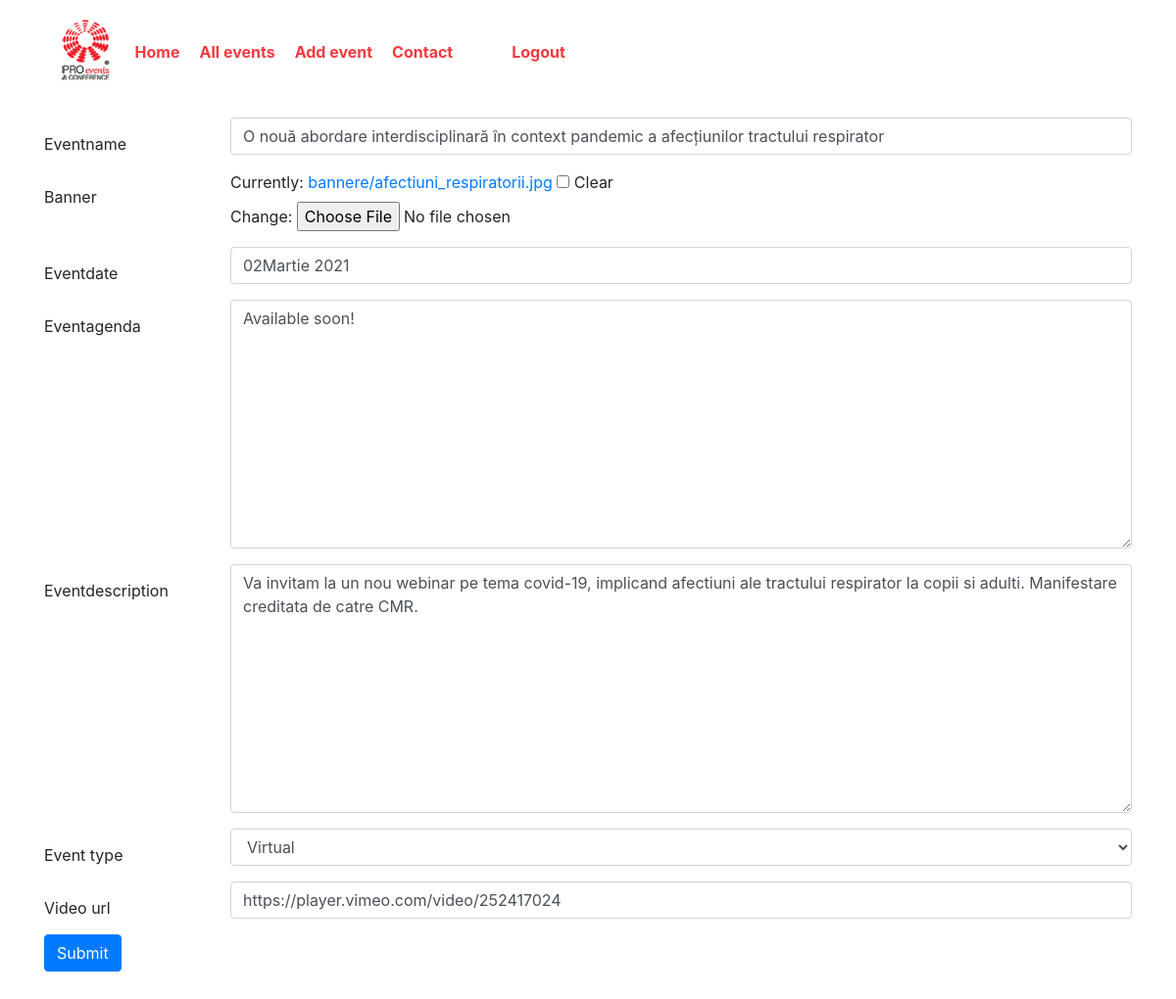
Screenshot of /16/edit_event/ (signed in) with the database file from the repository.
### app1/models.py (models this page shows, shortened)
class Events(models.Model):
    eventname = models.CharField(max_length=200, unique=True)
    banner = models.ImageField(upload_to='bannere', null=True, blank=True)
    eventdate = models.CharField(max_length=200)
    eventdescription = models.TextField(default='')
    eventagenda = models.TextField(default='')
    event_type = models.CharField(max_length=50, choices=et_choices)
    video_url = models.CharField(max_length=1000, blank=False, unique=True, null=True)

### app1/views.py (the view, shortened to what this page needs)
# urls.py: path('<pk>/edit_event/', views.UpdateEventsView.as_view(), name="modificare"),
class UpdateEventsView(LoginRequiredMixin, UpdateView):
    model = Events
    form_class = EventForm
    template_name = 'app1/events_form.html'
    def get_form_kwargs(self):
        kwargs = super(UpdateEventsView, self).get_form_kwargs()
        kwargs.update({'pk': self.kwargs['pk']})
        return kwargs

### app1/forms.py (shortened to what this page needs)
class EventForm(forms.ModelForm):
    class Meta:
        model = Events
        fields = ['eventname', 'banner', 'eventdate', 'eventagenda', 'eventdescription', 'event_type', 'video_url']
        widgets = {
            'eventname': TextInput(attrs={'placeholder': 'Event Name', 'class': 'form-control'}),
            'banner': ClearableFileInput(attrs={'placeholder': 'Banner'}),
            'eventdate': TextInput(attrs={'placeholder': 'Event date', 'class': 'form-control'}),
            'eventagenda': Textarea(attrs={'placeholder': 'Agenda', 'class': 'form-control'}),
            'eventdescription': Textarea(attrs={'placeholder': 'Description', 'class': 'form-control'}),
            'event_type': Select(attrs={'placeholder': 'Event type', 'class': 'form-control'}),
            'video_url': TextInput(attrs={'placeholder': 'Event video', 'class': 'form-control'}),
        }
    def __init__(self, pk, *args, **kwargs):
        super(EventForm, self).__init__(*args, **kwargs)
        self.pk = pk

### templates/app1/events_form.html (shortened to what this page needs)
{% extends 'menu.html' %}
{% block content %}
    <form method="POST" enctype="multipart/form-data">
          <div class="box">
            <div class="field">
                {% for field in form %}
                    <div class="row">
                        <label class="col-md-2  text-left" style="padding-top: 15px;">{{ field.label }}</label>
                        <div class="col-md-10">
                            <div class="form-group">
                                {{ field }}
                            </div>
                        </div>
                    </div>
                {% endfor %}
            </div>
          </div>
        <button class="btn btn-primary btn-round">Submit</button><br><br><br><br>
    </form>
{% endblock %}

### rows the page displays
Events: form "O nouă abordare interdisciplinară în context pandemic a afecțiunilor tractului respirator" "02Martie 2021" "Available soon!" "Va invitam la un nou webinar pe tema covid-19, implicand afectiuni ale tractului respirator la copii si adulti. Manifestare creditata de catre CMR." "Virtual" "https://player.vimeo.com/video/252417024"

### other values shown
{{ field.label }} "Eventname" "Banner" "Eventdate" "Eventagenda" "Eventdescription" "Event type" "Video url"
